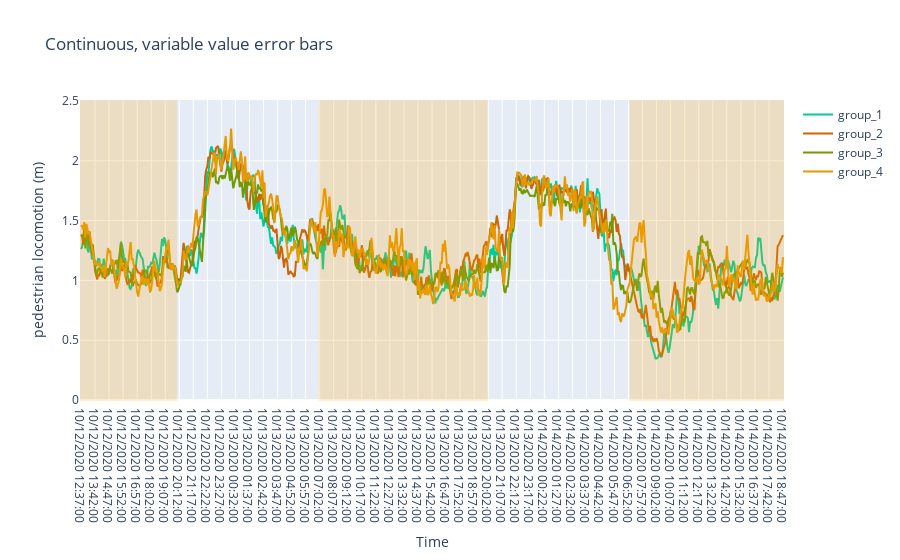

Notebook source saved alongside this figure:
### Code cell
def linearRegratioModelGraph(Details, x_axis, *y_axiss):
    color_pla = ['rgb(0, 204, 153)', 'rgb(204, 102, 0)', 'rgb(115, 153, 0)', 'rgb(230, 153, 0)', 'rgb(102, 102, 153)', 'rgb(0, 38, 153)', 'rgb(0, 153, 255)' 'rgb(51, 153, 0)', 'rgb(255, 128, 223)', 'rgb(204, 0, 0)']
    fig = go.Figure([
        go.Scatter(
        name=f'group_{i+1}',
        x=x_axis,
        y=y_axiss[i].mean(axis=1),
        mode='lines',
        line=dict(color=color_pla[i]),
    )
        for i in range(len(y_axiss))
    ])
    fig.update_layout(
        xaxis_title = 'Time',
        yaxis_title=Details["yaxis_title"],
        title=Details["title table"]
    )
    fig.add_shape(type="rect",
    xref="x", yref="y",
    x0='10/12/2020 12:37:00', y0=0,
    x1='10/12/2020 19:57:00', y1=2.5,
    opacity=0.2,
    fillcolor="orange",
    line_color="orange",)
    
    fig.add_shape(type="rect",
    xref="x", yref="y",
    x0='10/13/2020 07:02:00', y0=0,
    x1='10/13/2020 19:57:00', y1=2.5,
    opacity=0.2,
    fillcolor="orange",
    line_color="orange",)
    fig.add_shape(type="rect",
    xref="x", yref="y",
    x0='10/14/2020 07:02:00', y0=0,
    x1="10/14/2020 18:47:00", y1=2.5,
    opacity=0.2,
    fillcolor="orange",
    line_color="orange",)
    return fig.show()

linearRegratioModelGraph(Details,time,group1,group2,group3,group4)

### Figure 1 — Plotly figure (JSON) as saved in the notebook; plotly's stock layout.template omitted (floating-point values rounded to 4 significant figures; data arrays with more than 128 entries replaced by an {"elided": "..."} marker saying what was removed)
{"data": [{"line": {"color": "rgb(0, 204, 153)"}, "mode": "lines", "name": "group_1", "type": "scatter", "x": {"elided": "651 str values"}, "y": {"elided": "651 float values"}}, {"line": {"color": "rgb(204, 102, 0)"}, "mode": "lines", "name": "group_2", "type": "scatter", "x": {"elided": "651 str values"}, "y": {"elided": "651 float values"}}, {"line": {"color": "rgb(115, 153, 0)"}, "mode": "lines", "name": "group_3", "type": "scatter", "x": {"elided": "651 str values"}, "y": {"elided": "651 float values"}}, {"line": {"color": "rgb(230, 153, 0)"}, "mode": "lines", "name": "group_4", "type": "scatter", "x": {"elided": "651 str values"}, "y": {"elided": "651 float values"}}], "layout": {"shapes": [{"fillcolor": "orange", "line": {"color": "orange"}, "opacity": 0.2, "type": "rect", "x0": "10/12/2020 12:37:00", "x1": "10/12/2020 19:57:00", "xref": "x", "y0": 0, "y1": 2.5, "yref": "y"}, {"fillcolor": "orange", "line": {"color": "orange"}, "opacity": 0.2, "type": "rect", "x0": "10/13/2020 07:02:00", "x1": "10/13/2020 19:57:00", "xref": "x", "y0": 0, "y1": 2.5, "yref": "y"}, {"fillcolor": "orange", "line": {"color": "orange"}, "opacity": 0.2, "type": "rect", "x0": "10/14/2020 07:02:00", "x1": "10/14/2020 18:47:00", "xref": "x", "y0": 0, "y1": 2.5, "yref": "y"}], "title": {"text": "Continuous, variable value error bars"}, "xaxis": {"title": {"text": "Time"}}, "yaxis": {"title": {"text": "pedestrian locomotion (m)"}}}}
